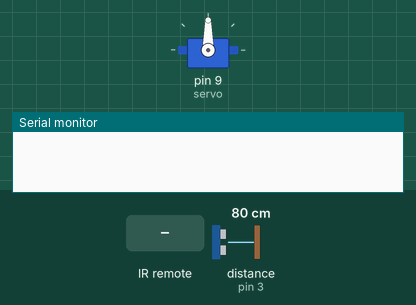
This sketch was run on a simulated Arduino Uno, built with avr-gcc and run on an emulated ATmega328P. On the bench: servo, the last lines printed to the serial monitor. The test bench sets the inputs (shaded band); at power-on: distance to the obstacle (sensor on pin 3) 80 cm. The echo pulse lasts 58.3 µs per cm.

Above: at 1.2 s.
1.3 s: infrared code 0xFF30CF received
At 1.37 s:
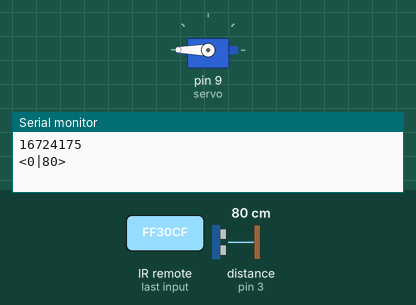
4.3 s: distance to the obstacle (sensor on pin 3) set to 18 cm
At 4.38 s:
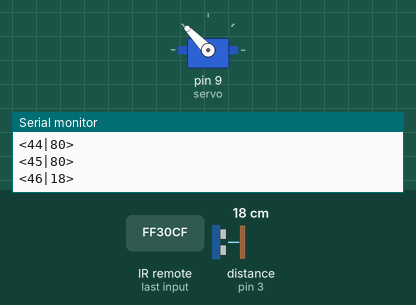
7.3 s: distance to the obstacle (sensor on pin 3) set to 35 cm
At 7.86 s:
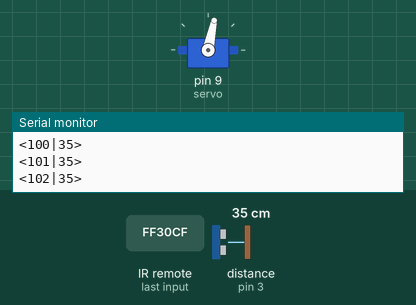
Timing chart, 0 to 19.3 s (numbered marks = the images above; inputs shaded):
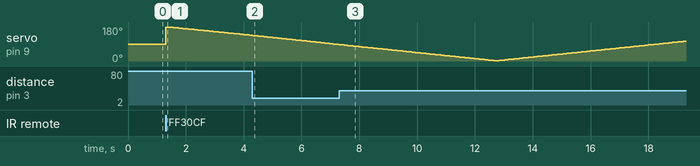

The sketch:

Radar.ino
```cpp
#include <Servo.h>
#include <IRremote.h>

int RECV_PIN = 11;
IRrecv irrecv(RECV_PIN);

decode_results results;

// 创建一个舵机对象
Servo servo;

// 超声波模块引脚
const int pin_trig = 2;
const int pin_echo = 3;

// 初始化
int angle = 0;     // 角度
int distance = 0;  // 距离
int d_flag = 0;    // 旋转方向

void setup() {
    // put your setup code here, to run once:

    // 串口频率
    Serial.begin(9600);

    // 设置舵机引脚
    servo.attach(9);

    // 设置超声波模块引脚状态
    pinMode(pin_trig, OUTPUT);
    pinMode(pin_echo, INPUT);

    //初始化红外遥控
    irrecv.enableIRIn();
}

void loop() {
    // put your main code here, to run repeatedly:

    if (irrecv.decode(&results)) {
        irrecv.resume(); // 接收下一个值
        Serial.println(results.value);
    }

    if(results.value == 16724175) {
        // 设置舵机角度
        servo.write(181 - angle);

        // 超声波模块 测量距离 并 发送数据到串口
        UltrosonicWave();
        delay(60);

        // 判断方向 并 设置角度
        if (d_flag == 0) {
            angle ++;
            if (angle >= 180) {
              d_flag = 1;
            }
        }
        else {
            angle --;
            if (angle < 1) {
                d_flag = 0;
            }
        }
    }
    else {
    }
}

void UltrosonicWave() {
    // 产生一个10微妙的高脉冲去触发trig
    digitalWrite(pin_trig, LOW);
    delayMicroseconds(2);
    digitalWrite(pin_trig, HIGH);
    delayMicroseconds(10);
    digitalWrite(pin_trig, LOW);

    // 检测脉冲宽度 并 计算距离
    distance = pulseIn(pin_echo, HIGH) / 58;

    // 输出到串口
    Serial.print( "<" );
    Serial.print(angle);
    Serial.print("|");
    Serial.print(distance);
    Serial.print( ">" );
    Serial.println();
    delayMicroseconds(2);
}
```
